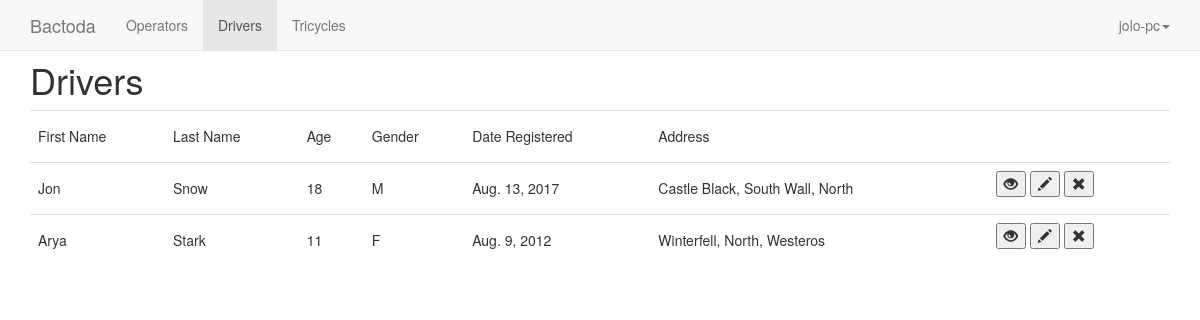
Before: /home/driver/ (signed in) with the older database file.
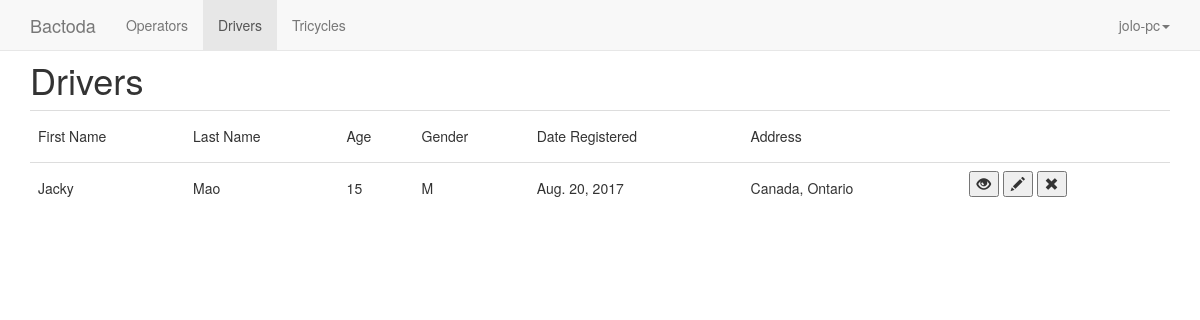
After: the same page with the newer database file.
### tricycle/models.py (models this page shows, shortened)
class Driver(models.Model):
    first_name = models.CharField(max_length=250)
    last_name = models.CharField(max_length=100)
    age = models.IntegerField()
    gender = models.CharField(max_length=1)
    address = models.CharField(max_length = 300)
    date_registered = models.DateField()
    contact_number = models.CharField(max_length = 15)
    image = models.FileField()

### tricycle/views.py (the view)
class DriverIndexView(LoginRequiredMixin,generic.ListView):
    login_url = '/admin/login/'
    model = Driver
    template_name = 'tricycle/driver/index.html'
    def get_queryset(self):
        return Driver.objects.all()

### tricycle/templates/tricycle/driver/index.html (shortened to what this page needs)
{% extends "tricycle/header.html" %}
{%block li2%}active{%endblock%}
{% block content %}
<h1>Drivers</h1>
<table class = "table table-hover">
		<tr>
		<td><h5>First Name</h5></td>
		<td><h5>Last Name</h5></td>
		<td><h5>Age</h5></td>
		<td><h5>Gender</h5></td>
		<td><h5>Date Registered</h5></td>
		<td><h5>Address</h5></td>
		<td></td>
		</tr>
	{% for driver in object_list%}
	<tr>
		<td><h5>{{driver.first_name}}</h5></td>
		<td><h5>{{driver.last_name}}</h5></td>
		<td><h5>{{driver.age}}</h5></td>
		<td><h5>{{driver.gender}}</h5></td>
		<td><h5>{{driver.date_registered}}</h5></td>
		<td><h5>{{driver.address}}</h5></td>
		<td>
			<div class="form-inline">
				<form action="{%url 'tricycle:driver-details' driver.id%}" class="form-group form-inline">
					<button><span class="glyphicon glyphicon-eye-open"></span></button>
				</form>
				<form action="{%url 'tricycle:driver-edit' driver.id%}"  method = "get"class="form-group form-inline">
					<button><span class="glyphicon glyphicon-pencil"></span></button>
				</form>
				<form action="{% url 'tricycle:driver-delete' driver.id%}" method="post"class="form-group form-inline">
					<button><span class="glyphicon glyphicon-remove"></span></button>
				</form>
		    </div>
		</td>
	</tr>
	{% endfor %}
</table>
{% endblock%}

Changed rows visible on the page:
removed Driver: first_name "Jon", last_name "Snow", age "18", gender "M", date_registered "Aug. 13, 2017", address "Castle Black, South Wall, North"
removed Driver: first_name "Arya", last_name "Stark", age "11", gender "F", date_registered "Aug. 9, 2012", address "Winterfell, North, Westeros"
added Driver: first_name "Jacky", last_name "Mao", age "15", gender "M", date_registered "Aug. 20, 2017", address "Canada, Ontario"
